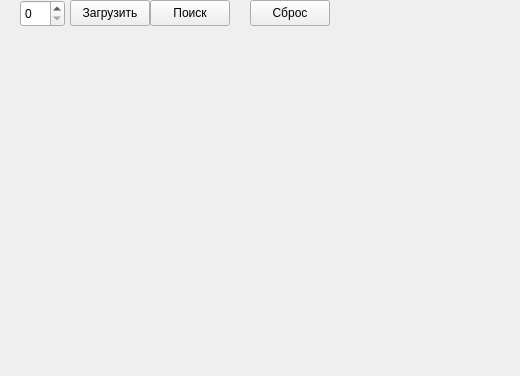
<?xml version="1.0" encoding="UTF-8"?>
<ui version="4.0">
 <class>HashKub</class>
 <widget class="QWidget" name="HashKub">
  <property name="geometry">
   <rect>
    <x>0</x>
    <y>0</y>
    <width>520</width>
    <height>376</height>
   </rect>
  </property>
  <property name="windowTitle">
   <string>Form</string>
  </property>
  <widget class="QSpinBox" name="spinBox">
   <property name="geometry">
    <rect>
     <x>20</x>
     <y>0</y>
     <width>45</width>
     <height>27</height>
    </rect>
   </property>
  </widget>
  <widget class="QPushButton" name="downloadBtn">
   <property name="geometry">
    <rect>
     <x>70</x>
     <y>0</y>
     <width>80</width>
     <height>26</height>
    </rect>
   </property>
   <property name="text">
    <string>Загрузить</string>
   </property>
  </widget>
  <widget class="QPushButton" name="findBtn">
   <property name="geometry">
    <rect>
     <x>150</x>
     <y>0</y>
     <width>80</width>
     <height>26</height>
    </rect>
   </property>
   <property name="text">
    <string>Поиск</string>
   </property>
  </widget>
  <widget class="QPushButton" name="resetBtn">
   <property name="geometry">
    <rect>
     <x>250</x>
     <y>0</y>
     <width>80</width>
     <height>26</height>
    </rect>
   </property>
   <property name="text">
    <string>Сброс</string>
   </property>
  </widget>
 </widget>
 <resources/>
 <connections/>
</ui>
